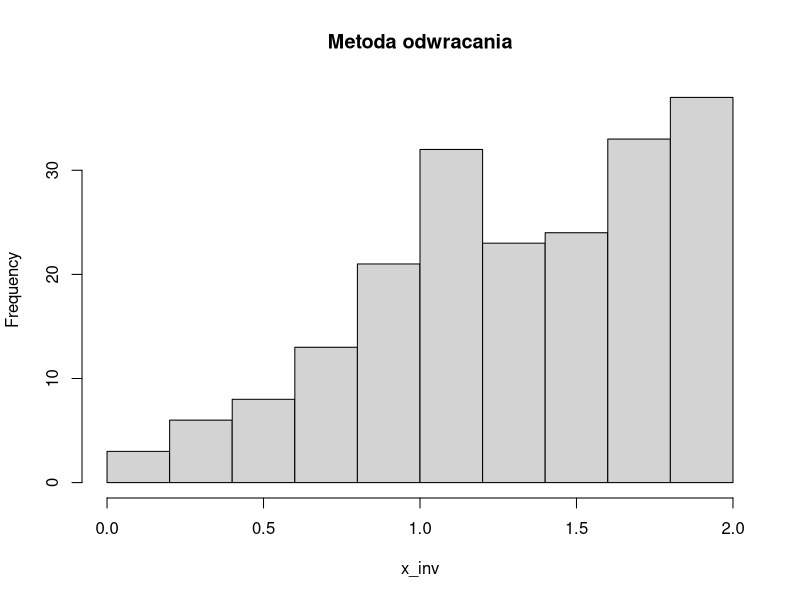
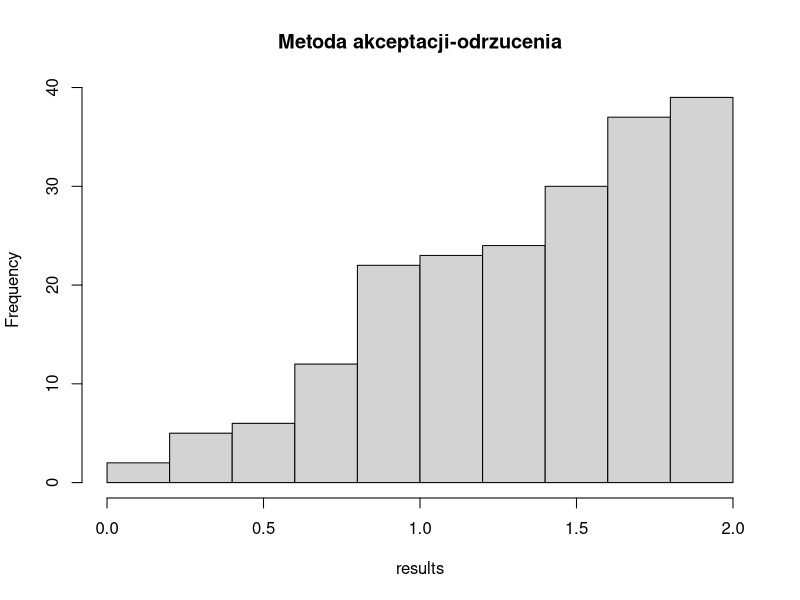

Recreate these plots in R, in order.
# g(x) = 0.5x dla x z [0,2], 0 w p.p.
# zatem F(x) = 0 dla x<0, F(x) = 0.25x^2 dla x z [0,2], F(x) = 1 dla x>2
# zatem F^{-1}(u) = 2sqrt(u) dla u z [0,1]
n <- 200
u <- runif(n)
x_inv <- 2 * sqrt(u)

hist(x_inv, main = "Metoda odwracania")


results <- numeric(0)
while (length(results) < n) {
  x <- runif(1, min = 0, max = 2)
  y <- runif(1, min = 0, max = 1)

  if (y <= 0.5 * x) {
    results <- c(results, x)
  }
}

hist(results, main = "Metoda akceptacji-odrzucenia")
